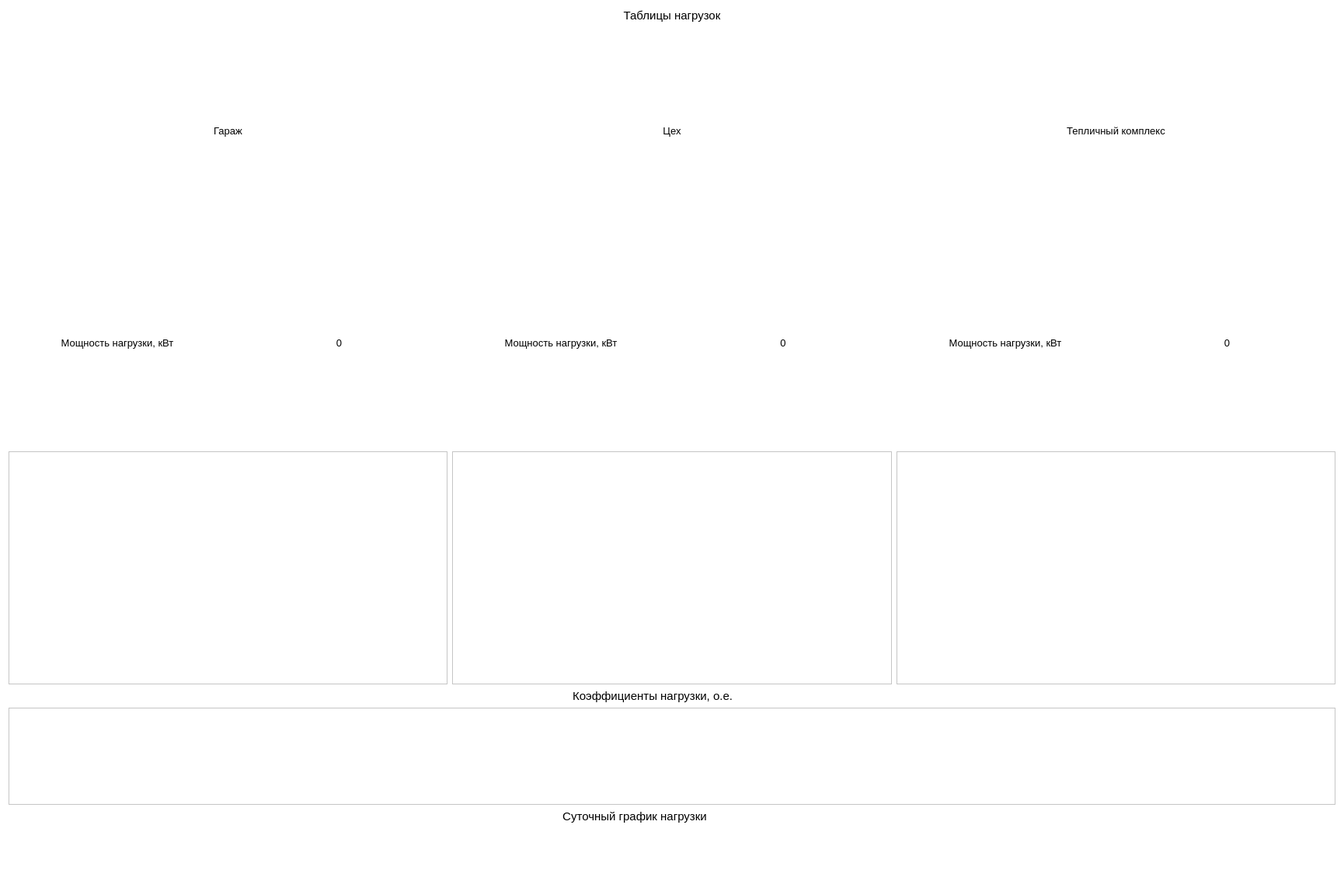
<?xml version="1.0" encoding="UTF-8"?>
<ui version="4.0">
 <class>Industrial</class>
 <widget class="QWidget" name="Industrial">
  <property name="geometry">
   <rect>
    <x>0</x>
    <y>0</y>
    <width>1730</width>
    <height>1147</height>
   </rect>
  </property>
  <property name="minimumSize">
   <size>
    <width>0</width>
    <height>0</height>
   </size>
  </property>
  <property name="maximumSize">
   <size>
    <width>16777215</width>
    <height>16777215</height>
   </size>
  </property>
  <property name="palette">
   <palette>
    <active>
     <colorrole role="Base">
      <brush brushstyle="SolidPattern">
       <color alpha="255">
        <red>255</red>
        <green>255</green>
        <blue>255</blue>
       </color>
      </brush>
     </colorrole>
     <colorrole role="Window">
      <brush brushstyle="SolidPattern">
       <color alpha="255">
        <red>255</red>
        <green>255</green>
        <blue>255</blue>
       </color>
      </brush>
     </colorrole>
    </active>
    <inactive>
     <colorrole role="Base">
      <brush brushstyle="SolidPattern">
       <color alpha="255">
        <red>255</red>
        <green>255</green>
        <blue>255</blue>
       </color>
      </brush>
     </colorrole>
     <colorrole role="Window">
      <brush brushstyle="SolidPattern">
       <color alpha="255">
        <red>255</red>
        <green>255</green>
        <blue>255</blue>
       </color>
      </brush>
     </colorrole>
    </inactive>
    <disabled>
     <colorrole role="Base">
      <brush brushstyle="SolidPattern">
       <color alpha="255">
        <red>255</red>
        <green>255</green>
        <blue>255</blue>
       </color>
      </brush>
     </colorrole>
     <colorrole role="Window">
      <brush brushstyle="SolidPattern">
       <color alpha="255">
        <red>255</red>
        <green>255</green>
        <blue>255</blue>
       </color>
      </brush>
     </colorrole>
    </disabled>
   </palette>
  </property>
  <property name="windowTitle">
   <string>Form</string>
  </property>
  <layout class="QVBoxLayout" name="verticalLayout_4" stretch="0,1,0,0">
   <item>
    <widget class="QLabel" name="label_7">
     <property name="font">
      <font>
       <pointsize>11</pointsize>
      </font>
     </property>
     <property name="lineWidth">
      <number>6</number>
     </property>
     <property name="text">
      <string>Таблицы нагрузок</string>
     </property>
     <property name="alignment">
      <set>Qt::AlignCenter</set>
     </property>
    </widget>
   </item>
   <item>
    <layout class="QHBoxLayout" name="horizontalLayout_51">
     <item>
      <layout class="QVBoxLayout" name="verticalLayout_10">
       <item>
        <layout class="QHBoxLayout" name="horizontalLayout_48">
         <item>
          <widget class="QLabel" name="label_4">
           <property name="font">
            <font>
             <pointsize>10</pointsize>
            </font>
           </property>
           <property name="text">
            <string>Гараж</string>
           </property>
           <property name="alignment">
            <set>Qt::AlignCenter</set>
           </property>
          </widget>
         </item>
        </layout>
       </item>
       <item>
        <layout class="QHBoxLayout" name="horizontalLayout_3">
         <item>
          <widget class="QLabel" name="label">
           <property name="font">
            <font>
             <pointsize>10</pointsize>
            </font>
           </property>
           <property name="text">
            <string>Мощность нагрузки, кВт</string>
           </property>
           <property name="alignment">
            <set>Qt::AlignCenter</set>
           </property>
          </widget>
         </item>
         <item>
          <widget class="QLabel" name="SumGarage">
           <property name="palette">
            <palette>
             <active>
              <colorrole role="Text">
               <brush brushstyle="SolidPattern">
                <color alpha="255">
                 <red>255</red>
                 <green>0</green>
                 <blue>0</blue>
                </color>
               </brush>
              </colorrole>
              <colorrole role="PlaceholderText">
               <brush brushstyle="SolidPattern">
                <color alpha="128">
                 <red>255</red>
                 <green>0</green>
                 <blue>0</blue>
                </color>
               </brush>
              </colorrole>
             </active>
             <inactive>
              <colorrole role="Text">
               <brush brushstyle="SolidPattern">
                <color alpha="255">
                 <red>255</red>
                 <green>0</green>
                 <blue>0</blue>
                </color>
               </brush>
              </colorrole>
              <colorrole role="PlaceholderText">
               <brush brushstyle="SolidPattern">
                <color alpha="128">
                 <red>255</red>
                 <green>0</green>
                 <blue>0</blue>
                </color>
               </brush>
              </colorrole>
             </inactive>
             <disabled>
              <colorrole role="Text">
               <brush brushstyle="SolidPattern">
                <color alpha="255">
                 <red>120</red>
                 <green>120</green>
                 <blue>120</blue>
                </color>
               </brush>
              </colorrole>
              <colorrole role="PlaceholderText">
               <brush brushstyle="SolidPattern">
                <color alpha="128">
                 <red>0</red>
                 <green>0</green>
                 <blue>0</blue>
                </color>
               </brush>
              </colorrole>
             </disabled>
            </palette>
           </property>
           <property name="font">
            <font>
             <pointsize>10</pointsize>
            </font>
           </property>
           <property name="text">
            <string>0</string>
           </property>
           <property name="alignment">
            <set>Qt::AlignCenter</set>
           </property>
          </widget>
         </item>
        </layout>
       </item>
       <item>
        <widget class="QTableView" name="tableViewGarage">
         <property name="sizePolicy">
          <sizepolicy hsizetype="Expanding" vsizetype="MinimumExpanding">
           <horstretch>0</horstretch>
           <verstretch>0</verstretch>
          </sizepolicy>
         </property>
         <property name="maximumSize">
          <size>
           <width>16777215</width>
           <height>300</height>
          </size>
         </property>
        </widget>
       </item>
      </layout>
     </item>
     <item>
      <layout class="QVBoxLayout" name="verticalLayout_12">
       <item>
        <layout class="QHBoxLayout" name="horizontalLayout_50">
         <item>
          <widget class="QLabel" name="label_29">
           <property name="font">
            <font>
             <pointsize>10</pointsize>
            </font>
           </property>
           <property name="text">
            <string>Цех</string>
           </property>
           <property name="alignment">
            <set>Qt::AlignCenter</set>
           </property>
          </widget>
         </item>
        </layout>
       </item>
       <item>
        <layout class="QHBoxLayout" name="horizontalLayout_4">
         <item>
          <widget class="QLabel" name="label_2">
           <property name="font">
            <font>
             <pointsize>10</pointsize>
            </font>
           </property>
           <property name="text">
            <string>Мощность нагрузки, кВт</string>
           </property>
           <property name="alignment">
            <set>Qt::AlignCenter</set>
           </property>
          </widget>
         </item>
         <item>
          <widget class="QLabel" name="SumManufactory">
           <property name="palette">
            <palette>
             <active>
              <colorrole role="Text">
               <brush brushstyle="SolidPattern">
                <color alpha="255">
                 <red>255</red>
                 <green>0</green>
                 <blue>0</blue>
                </color>
               </brush>
              </colorrole>
              <colorrole role="PlaceholderText">
               <brush brushstyle="SolidPattern">
                <color alpha="128">
                 <red>255</red>
                 <green>0</green>
                 <blue>0</blue>
                </color>
               </brush>
              </colorrole>
             </active>
             <inactive>
              <colorrole role="Text">
               <brush brushstyle="SolidPattern">
                <color alpha="255">
                 <red>255</red>
                 <green>0</green>
                 <blue>0</blue>
                </color>
               </brush>
              </colorrole>
              <colorrole role="PlaceholderText">
               <brush brushstyle="SolidPattern">
                <color alpha="128">
                 <red>255</red>
                 <green>0</green>
                 <blue>0</blue>
                </color>
               </brush>
              </colorrole>
             </inactive>
             <disabled>
              <colorrole role="Text">
               <brush brushstyle="SolidPattern">
                <color alpha="255">
                 <red>120</red>
                 <green>120</green>
                 <blue>120</blue>
                </color>
               </brush>
              </colorrole>
              <colorrole role="PlaceholderText">
               <brush brushstyle="SolidPattern">
                <color alpha="128">
                 <red>0</red>
                 <green>0</green>
                 <blue>0</blue>
                </color>
               </brush>
              </colorrole>
             </disabled>
            </palette>
           </property>
           <property name="font">
            <font>
             <pointsize>10</pointsize>
            </font>
           </property>
           <property name="text">
            <string>0</string>
           </property>
           <property name="alignment">
            <set>Qt::AlignCenter</set>
           </property>
          </widget>
         </item>
        </layout>
       </item>
       <item>
        <widget class="QTableView" name="tableViewManufactory">
         <property name="sizePolicy">
          <sizepolicy hsizetype="Expanding" vsizetype="MinimumExpanding">
           <horstretch>0</horstretch>
           <verstretch>0</verstretch>
          </sizepolicy>
         </property>
         <property name="minimumSize">
          <size>
           <width>0</width>
           <height>250</height>
          </size>
         </property>
         <property name="maximumSize">
          <size>
           <width>16777215</width>
           <height>300</height>
          </size>
         </property>
         <property name="verticalScrollBarPolicy">
          <enum>Qt::ScrollBarAlwaysOff</enum>
         </property>
         <property name="horizontalScrollBarPolicy">
          <enum>Qt::ScrollBarAlwaysOff</enum>
         </property>
         <property name="autoScroll">
          <bool>false</bool>
         </property>
         <property name="gridStyle">
          <enum>Qt::SolidLine</enum>
         </property>
         <attribute name="horizontalHeaderCascadingSectionResizes">
          <bool>false</bool>
         </attribute>
         <attribute name="verticalHeaderCascadingSectionResizes">
          <bool>false</bool>
         </attribute>
         <attribute name="verticalHeaderStretchLastSection">
          <bool>false</bool>
         </attribute>
        </widget>
       </item>
      </layout>
     </item>
     <item>
      <layout class="QVBoxLayout" name="verticalLayout_11" stretch="0,0,1">
       <item>
        <layout class="QHBoxLayout" name="horizontalLayout_49">
         <item>
          <widget class="QLabel" name="label_20">
           <property name="font">
            <font>
             <pointsize>10</pointsize>
            </font>
           </property>
           <property name="text">
            <string>Тепличный комплекс</string>
           </property>
           <property name="alignment">
            <set>Qt::AlignCenter</set>
           </property>
          </widget>
         </item>
        </layout>
       </item>
       <item>
        <layout class="QHBoxLayout" name="horizontalLayout_5">
         <item>
          <widget class="QLabel" name="label_3">
           <property name="font">
            <font>
             <pointsize>10</pointsize>
            </font>
           </property>
           <property name="text">
            <string>Мощность нагрузки, кВт</string>
           </property>
           <property name="alignment">
            <set>Qt::AlignCenter</set>
           </property>
          </widget>
         </item>
         <item>
          <widget class="QLabel" name="SumGreenHouse">
           <property name="palette">
            <palette>
             <active>
              <colorrole role="Text">
               <brush brushstyle="SolidPattern">
                <color alpha="255">
                 <red>255</red>
                 <green>0</green>
                 <blue>0</blue>
                </color>
               </brush>
              </colorrole>
              <colorrole role="PlaceholderText">
               <brush brushstyle="SolidPattern">
                <color alpha="128">
                 <red>255</red>
                 <green>0</green>
                 <blue>0</blue>
                </color>
               </brush>
              </colorrole>
             </active>
             <inactive>
              <colorrole role="Text">
               <brush brushstyle="SolidPattern">
                <color alpha="255">
                 <red>255</red>
                 <green>0</green>
                 <blue>0</blue>
                </color>
               </brush>
              </colorrole>
              <colorrole role="PlaceholderText">
               <brush brushstyle="SolidPattern">
                <color alpha="128">
                 <red>255</red>
                 <green>0</green>
                 <blue>0</blue>
                </color>
               </brush>
              </colorrole>
             </inactive>
             <disabled>
              <colorrole role="Text">
               <brush brushstyle="SolidPattern">
                <color alpha="255">
                 <red>120</red>
                 <green>120</green>
                 <blue>120</blue>
                </color>
               </brush>
              </colorrole>
              <colorrole role="PlaceholderText">
               <brush brushstyle="SolidPattern">
                <color alpha="128">
                 <red>0</red>
                 <green>0</green>
                 <blue>0</blue>
                </color>
               </brush>
              </colorrole>
             </disabled>
            </palette>
           </property>
           <property name="font">
            <font>
             <pointsize>10</pointsize>
            </font>
           </property>
           <property name="text">
            <string>0</string>
           </property>
           <property name="alignment">
            <set>Qt::AlignCenter</set>
           </property>
          </widget>
         </item>
        </layout>
       </item>
       <item>
        <widget class="QTableView" name="tableViewGreenHouse">
         <property name="sizePolicy">
          <sizepolicy hsizetype="Expanding" vsizetype="MinimumExpanding">
           <horstretch>0</horstretch>
           <verstretch>1</verstretch>
          </sizepolicy>
         </property>
         <property name="minimumSize">
          <size>
           <width>0</width>
           <height>0</height>
          </size>
         </property>
         <property name="maximumSize">
          <size>
           <width>16777215</width>
           <height>300</height>
          </size>
         </property>
         <property name="autoScroll">
          <bool>false</bool>
         </property>
         <property name="autoScrollMargin">
          <number>0</number>
         </property>
        </widget>
       </item>
      </layout>
     </item>
    </layout>
   </item>
   <item>
    <layout class="QVBoxLayout" name="verticalLayout">
     <item>
      <widget class="QLabel" name="label_6">
       <property name="font">
        <font>
         <pointsize>11</pointsize>
        </font>
       </property>
       <property name="text">
        <string>                                                                                            Коэффициенты нагрузки, о.е.                                                                                                        </string>
       </property>
       <property name="alignment">
        <set>Qt::AlignCenter</set>
       </property>
      </widget>
     </item>
     <item>
      <widget class="QTableView" name="tablePowerCoefficient">
       <property name="sizePolicy">
        <sizepolicy hsizetype="Preferred" vsizetype="Preferred">
         <horstretch>0</horstretch>
         <verstretch>0</verstretch>
        </sizepolicy>
       </property>
       <property name="minimumSize">
        <size>
         <width>0</width>
         <height>125</height>
        </size>
       </property>
       <property name="maximumSize">
        <size>
         <width>16777215</width>
         <height>125</height>
        </size>
       </property>
       <property name="sizeIncrement">
        <size>
         <width>0</width>
         <height>0</height>
        </size>
       </property>
       <property name="font">
        <font>
         <pointsize>12</pointsize>
        </font>
       </property>
      </widget>
     </item>
    </layout>
   </item>
   <item>
    <layout class="QHBoxLayout" name="horizontalLayout">
     <item>
      <spacer name="horizontalSpacer">
       <property name="orientation">
        <enum>Qt::Horizontal</enum>
       </property>
       <property name="sizeType">
        <enum>QSizePolicy::Preferred</enum>
       </property>
       <property name="sizeHint" stdset="0">
        <size>
         <width>150</width>
         <height>88</height>
        </size>
       </property>
      </spacer>
     </item>
     <item>
      <layout class="QVBoxLayout" name="verticalLayout_2">
       <item>
        <widget class="QLabel" name="label_5">
         <property name="font">
          <font>
           <pointsize>11</pointsize>
          </font>
         </property>
         <property name="text">
          <string>Суточный график нагрузки</string>
         </property>
         <property name="alignment">
          <set>Qt::AlignCenter</set>
         </property>
        </widget>
       </item>
       <item>
        <widget class="QCustomPlot" name="Graphic_1" native="true">
         <property name="sizePolicy">
          <sizepolicy hsizetype="Expanding" vsizetype="Expanding">
           <horstretch>0</horstretch>
           <verstretch>0</verstretch>
          </sizepolicy>
         </property>
         <property name="minimumSize">
          <size>
           <width>0</width>
           <height>0</height>
          </size>
         </property>
        </widget>
       </item>
      </layout>
     </item>
     <item>
      <spacer name="horizontalSpacer_2">
       <property name="orientation">
        <enum>Qt::Horizontal</enum>
       </property>
       <property name="sizeType">
        <enum>QSizePolicy::Preferred</enum>
       </property>
       <property name="sizeHint" stdset="0">
        <size>
         <width>70</width>
         <height>58</height>
        </size>
       </property>
      </spacer>
     </item>
     <item>
      <layout class="QVBoxLayout" name="verticalLayout_3">
       <item>
        <spacer name="verticalSpacer">
         <property name="orientation">
          <enum>Qt::Vertical</enum>
         </property>
         <property name="sizeHint" stdset="0">
          <size>
           <width>20</width>
           <height>40</height>
          </size>
         </property>
        </spacer>
       </item>
       <item>
        <widget class="QLabel" name="label_8">
         <property name="text">
          <string/>
         </property>
         <property name="pixmap">
          <pixmap resource="rs.qrc">:/Resources/model/Screenshot_17.png</pixmap>
         </property>
         <property name="scaledContents">
          <bool>true</bool>
         </property>
        </widget>
       </item>
       <item>
        <spacer name="verticalSpacer_2">
         <property name="orientation">
          <enum>Qt::Vertical</enum>
         </property>
         <property name="sizeHint" stdset="0">
          <size>
           <width>20</width>
           <height>40</height>
          </size>
         </property>
        </spacer>
       </item>
      </layout>
     </item>
     <item>
      <spacer name="horizontalSpacer_3">
       <property name="orientation">
        <enum>Qt::Horizontal</enum>
       </property>
       <property name="sizeType">
        <enum>QSizePolicy::Preferred</enum>
       </property>
       <property name="sizeHint" stdset="0">
        <size>
         <width>150</width>
         <height>58</height>
        </size>
       </property>
      </spacer>
     </item>
    </layout>
   </item>
  </layout>
 </widget>
 <customwidgets>
  <customwidget>
   <class>QCustomPlot</class>
   <extends>QWidget</extends>
   <header>qcustomplot.h</header>
   <container>1</container>
  </customwidget>
 </customwidgets>
 <resources>
  <include location="rs.qrc"/>
 </resources>
 <connections/>
</ui>
